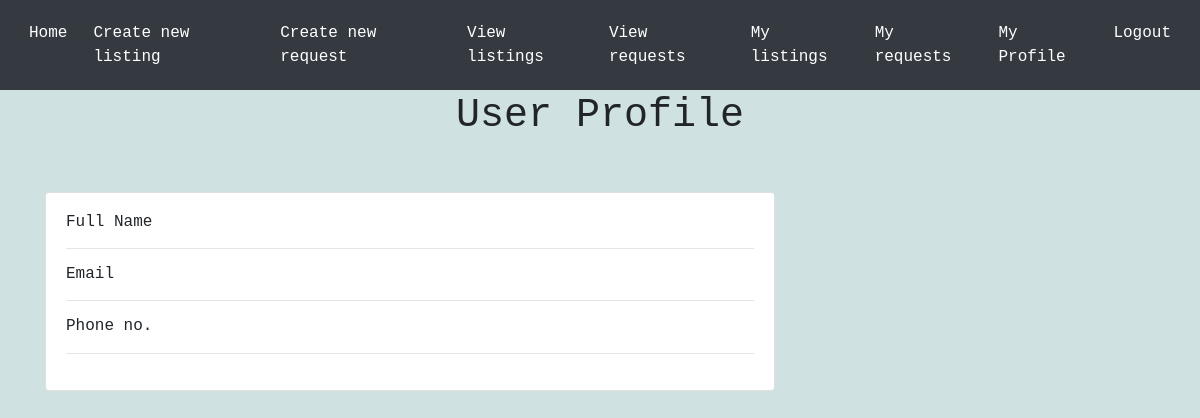
Before: /otherprofile/3 with the older database file.
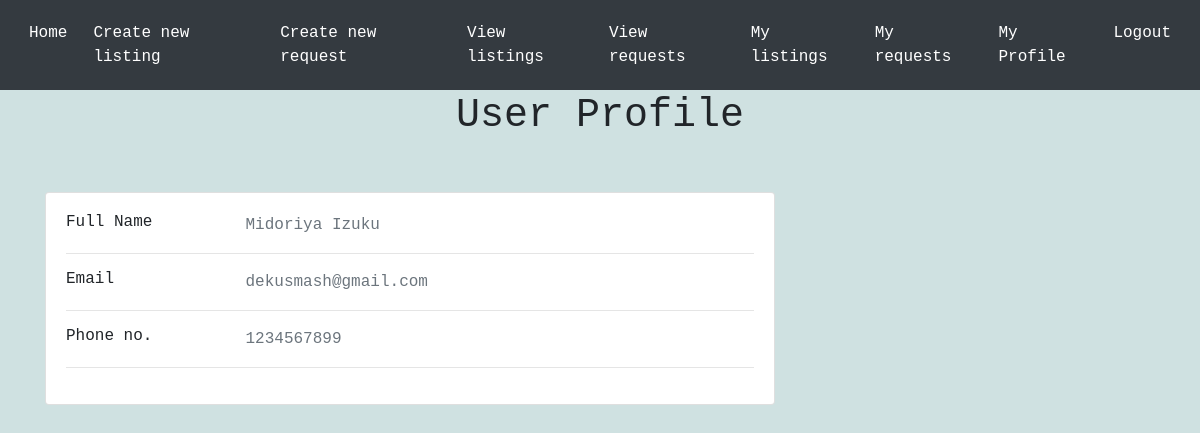
After: the same page with the newer database file.
### tables this page shows
CREATE TABLE Users (
    id INTEGER PRIMARY KEY AUTOINCREMENT,
    name TEXT NOT NULL,
    phone TEXT NOT NULL,
    email TEXT NOT NULL UNIQUE,
    password TEXT NOT NULL
);

### app.py (the view)
@app.route('/otherprofile/<int:id>')
def otherprofile(id):
    conn = sqlite3.connect('database.db')
    c = conn.cursor()
    c.execute("SELECT * FROM users WHERE id = ?", (id,))
    user = c.fetchone()
    return render_template('otherprofile.html', user=user)

### templates/otherprofile.html (shortened to what this page needs)
{% extends 'base.html' %}
{% block content %}
<br>
<div class='dashboard-app'>
    <div class='dashboard-content'>
        <div class='container'>
                <div class="title">
        <h1>User Profile</h1></br>
    </div>
    <div class="row">
        <div class="col-lg-8 col-md-10 ml-175px mr-auto">
            <div class="card mb-3">
                <div class="card-body">
                  <div class="row">
                    <div class="col-sm-3">
                      <h6 class="mb-0">Full Name</h6>
                    </div>
                    <div class="col-sm-9 text-secondary">{{  user[1]  }}
                    </div>
                  </div>
                  <hr>
                  <div class="row">
                    <div class="col-sm-3">
                      <h6 class="mb-0">Email</h6>
                    </div>
                    <div class="col-sm-9 text-secondary"> {{  user[3]  }}
                    </div>
                  </div>
                  <hr>
                  <div class="row">
                    <div class="col-sm-3">
                      <h6 class="mb-0">Phone no.</h6>
                    </div>
                    <div class="col-sm-9 text-secondary">{{  user[2]  }}
                    </div>
                  </div>
                  <hr>
                </div>
              </div>
        </div>
    </div>
</div>
{% endblock %}

Changed rows visible on the page:
added Users: name "Midoriya Izuku", email "dekusmash@gmail.com", phone "1234567899"
